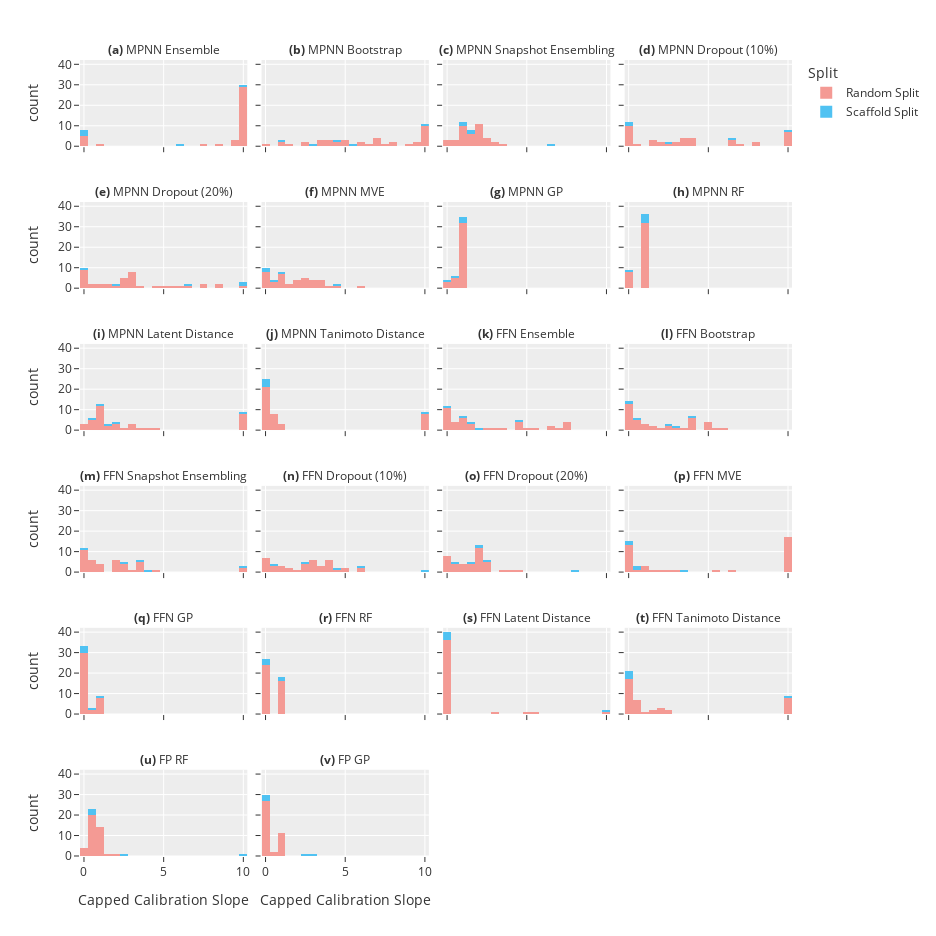

The notebook cell this image was saved under:
### Code cell
fig = px.histogram(evaluations_df,
             x="Capped Calibration Slope",
             color="Split",
             facet_col="Estimator",
                   facet_col_wrap=4,
             height=468*2,
             width=234*4,
            nbins=20,
             color_discrete_sequence=["#f49a94", "#50c2f2"],
             labels={"Calibrated NLL": "cNLL"})

fig.for_each_annotation(update_estimator_label)

fig.show()

### Figure 1 — Plotly figure (JSON) as saved in the notebook; plotly's stock layout.template omitted (floating-point values rounded to 4 significant figures)
{"data": [{"alignmentgroup": "True", "bingroup": "x", "hoverlabel": {"namelength": 0}, "hovertemplate": "Split=Random Split<br>Estimator=MPNN Ensemble<br>Capped Calibration Slope=%{x}<br>count=%{y}", "legendgroup": "Random Split", "marker": {"color": "#f49a94"}, "name": "Random Split", "nbinsx": 20, "offsetgroup": "Random Split", "orientation": "v", "showlegend": true, "type": "histogram", "x": [0.1128, 10, 10, 6.887e-10, 3.542e-10, 10, 10, 10, 10, 10, 10, 10, 10, 10, 10, 10, 3.153e-09, 10, 10, 10, 9.541, 3.114e-09, 8.282, 9.828, 10, 10, 10, 10, 10, 10, 10, 10, 1.001, 10, 7.434, 10, 10, 9.4, 9.686, 10], "xaxis": "x21", "yaxis": "y21"}, {"alignmentgroup": "True", "bingroup": "x", "hoverlabel": {"namelength": 0}, "hovertemplate": "Split=Random Split<br>Estimator=MPNN Bootstrap<br>Capped Calibration Slope=%{x}<br>count=%{y}", "legendgroup": "Random Split", "marker": {"color": "#f49a94"}, "name": "Random Split", "nbinsx": 20, "offsetgroup": "Random Split", "orientation": "v", "showlegend": false, "type": "histogram", "x": [2.252, 10, 10, 2.372, 3.982, 4.422, 0.8112, 10, 7.077, 10, 7.85, 3.371, 1.705, 4.316, 8.823, 9.545, 6.434, 7.611, 4.601e-10, 4.871, 4.09, 7.173, 4.969, 9.903, 9.398, 5.899, 6.128, 10, 10, 7.968, 7.24, 10, 4.003, 10, 3.595, 3.562, 1.004, 10, 5.073, 6.78], "xaxis": "x22", "yaxis": "y22"}, {"alignmentgroup": "True", "bingroup": "x", "hoverlabel": {"namelength": 0}, "hovertemplate": "Split=Random Split<br>Estimator=MPNN Snapshot Ensembling<br>Capped Calibration Slope=%{x}<br>count=%{y}", "legendgroup": "Random Split", "marker": {"color": "#f49a94"}, "name": "Random Split", "nbinsx": 20, "offsetgroup": "Random Split", "orientation": "v", "showlegend": false, "type": "histogram", "x": [2.477, 2.627, 3.582, 1.986, 1.686, 1.497, 0.9658, 2.369, 1.89, 2.302, 2.223, 0.9511, 0.6128, 1.987, 2.177, 3.097, 1.978, 2.181, 1.981, 1.724, 2.162, 1.013, 2.857, 1.316, 2.157, 2.157, 4.687e-09, 1.259, 2.482e-09, 1.106, 0.3542, 1.64e-09, 1, 1, 0.7091, 1, 0.8103, 1, 1, 1.345], "xaxis": "x23", "yaxis": "y23"}, {"alignmentgroup": "True", "bingroup": "x", "hoverlabel": {"namelength": 0}, "hovertemplate": "Split=Random Split<br>Estimator=MPNN Dropout (10%)<br>Capped Calibration Slope=%{x}<br>count=%{y}", "legendgroup": "Random Split", "marker": {"color": "#f49a94"}, "name": "Random Split", "nbinsx": 20, "offsetgroup": "Random Split", "orientation": "v", "showlegend": false, "type": "histogram", "x": [7.114e-10, 2.18, 1.674, 7.451e-09, 2.502e-09, 7.401e-10, 1.621e-09, 1.293e-09, 6.765, 6.296, 0.6819, 1.391, 1.47, 2.582e-09, 10, 6.477, 3.302, 7.979, 6.415, 8.094, 1.872, 4.193, 3.61e-09, 1.078e-09, 10, 4.122, 10, 10, 10, 10, 3.595e-10, 10, 3.2, 2.66, 4.219, 3.146, 3.264, 3.715, 3.571, 4.024], "xaxis": "x24", "yaxis": "y24"}, {"alignmentgroup": "True", "bingroup": "x", "hoverlabel": {"namelength": 0}, "hovertemplate": "Split=Random Split<br>Estimator=MPNN Dropout (20%)<br>Capped Calibration Slope=%{x}<br>count=%{y}", "legendgroup": "Random Split", "marker": {"color": "#f49a94"}, "name": "Random Split", "nbinsx": 20, "offsetgroup": "Random Split", "orientation": "v", "showlegend": false, "type": "histogram", "x": [8.833e-10, 3.217, 0.8853, 1.187e-09, 1.374e-09, 3.124, 5.823e-09, 1.475, 2.176, 3.651, 0.69, 0.6224, 2.424, 1.659, 2.469, 5.486, 4.614, 7.288, 2.528e-10, 6.55, 1.062e-09, 2.266, 1.796e-09, 1.949e-09, 3.176, 0.9451, 5.175, 10, 8.537, 7.43, 2.264e-09, 8.409, 3.137, 2.434, 3.129, 2.654, 3.09, 2.762, 3.208, 6.004], "xaxis": "x17", "yaxis": "y17"}, {"alignmentgroup": "True", "bingroup": "x", "hoverlabel": {"namelength": 0}, "hovertemplate": "Split=Random Split<br>Estimator=MPNN MVE<br>Capped Calibration Slope=%{x}<br>count=%{y}", "legendgroup": "Random Split", "marker": {"color": "#f49a94"}, "name": "Random Split", "nbinsx": 20, "offsetgroup": "Random Split", "orientation": "v", "showlegend": false, "type": "histogram", "x": [3.226e-09, 2.134, 4.083e-10, 8.977e-10, 0.9849, 3.145e-10, 1.214, 1.673, 2.374, 3.217, 0.907, 1.234, 3.411, 0.6101, 4.338, 2.48, 0.4831, 1.829e-09, 2.368e-09, 0.8152, 4.105e-10, 0.5862, 0.9328, 7.45e-09, 3.887, 2.707, 3.427, 0.8577, 3.39, 1.591, 2.939, 2.356, 2.181, 5.759, 3.491, 1.925, 2.731, 2.881, 2.085, 2.833], "xaxis": "x18", "yaxis": "y18"}, {"alignmentgroup": "True", "bingroup": "x", "hoverlabel": {"namelength": 0}, "hovertemplate": "Split=Random Split<br>Estimator=MPNN GP<br>Capped Calibration Slope=%{x}<br>count=%{y}", "legendgroup": "Random Split", "marker": {"color": "#f49a94"}, "name": "Random Split", "nbinsx": 20, "offsetgroup": "Random Split", "orientation": "v", "showlegend": false, "type": "histogram", "x": [1, 1, 1, 1, 1, 1, 1, 1, 0.6834, 0.6611, 1.311e-09, 0.7293, 1.036e-09, 7.449e-09, 0.6897, 0.7013, 1, 1, 1, 1, 1, 1, 1, 1, 0.9227, 0.9551, 0.937, 0.9413, 0.9335, 0.9292, 0.9419, 0.9339, 1, 1, 1, 1, 1, 1, 1, 1], "xaxis": "x19", "yaxis": "y19"}, {"alignmentgroup": "True", "bingroup": "x", "hoverlabel": {"namelength": 0}, "hovertemplate": "Split=Random Split<br>Estimator=MPNN RF<br>Capped Calibration Slope=%{x}<br>count=%{y}", "legendgroup": "Random Split", "marker": {"color": "#f49a94"}, "name": "Random Split", "nbinsx": 20, "offsetgroup": "Random Split", "orientation": "v", "showlegend": false, "type": "histogram", "x": [1, 1, 1, 1, 1, 1, 1, 1, 1, 1, 1, 1, 1, 1, 1, 1, 1, 1, 1, 1, 1, 1, 1, 1, 0.1033, 0.1127, 0.1066, 0.1092, 0.1064, 0.1064, 0.1069, 0.1105, 1, 1, 1, 1, 1, 1, 1, 1], "xaxis": "x20", "yaxis": "y20"}, {"alignmentgroup": "True", "bingroup": "x", "hoverlabel": {"namelength": 0}, "hovertemplate": "Split=Random Split<br>Estimator=MPNN Latent Distance<br>Capped Calibration Slope=%{x}<br>count=%{y}", "legendgroup": "Random Split", "marker": {"color": "#f49a94"}, "name": "Random Split", "nbinsx": 20, "offsetgroup": "Random Split", "orientation": "v", "showlegend": false, "type": "histogram", "x": [0.3759, 0.5851, 1.032, 0.6459, 0.8241, 0.1519, 0.05695, 1.203, 1.315, 4.265, 0.3414, 3.209, 2.464, 0.4563, 2.988, 3.814, 3.346, 1.155, 2.157, 2.119, 3.01, 1.725e-09, 1.417, 2.034, 10, 10, 10, 10, 10, 10, 10, 10, 1, 1, 1, 1, 1, 1, 1, 1], "xaxis": "x13", "yaxis": "y13"}, {"alignmentgroup": "True", "bingroup": "x", "hoverlabel": {"namelength": 0}, "hovertemplate": "Split=Random Split<br>Estimator=MPNN Tanimoto Distance<br>Capped Calibration Slope=%{x}<br>count=%{y}", "legendgroup": "Random Split", "marker": {"color": "#f49a94"}, "name": "Random Split", "nbinsx": 20, "offsetgroup": "Random Split", "orientation": "v", "showlegend": false, "type": "histogram", "x": [0.5713, 0.126, 0.1485, 0.06133, 0.05035, 0.1171, 0.09982, 0.1294, 0.3142, 0.3763, 0.3597, 0.4312, 0.2007, 0.2838, 0.5412, 0.324, 0.1038, 0.1351, 0.07711, 0.09434, 0.08532, 0.08168, 0.06275, 0.07735, 10, 10, 10, 10, 10, 10, 10, 10, 1, 3.096e-09, 4.992e-09, 5.558e-09, 1, 4.393e-09, 1, 4.927e-09], "xaxis": "x14", "yaxis": "y14"}, {"alignmentgroup": "True", "bingroup": "x", "hoverlabel": {"namelength": 0}, "hovertemplate": "Split=Random Split<br>Estimator=FFN Ensemble<br>Capped Calibration Slope=%{x}<br>count=%{y}", "legendgroup": "Random Split", "marker": {"color": "#f49a94"}, "name": "Random Split", "nbinsx": 20, "offsetgroup": "Random Split", "orientation": "v", "showlegend": false, "type": "histogram", "x": [4.768e-09, 1.156, 7.45e-09, 2.12e-09, 7.231e-09, 2.421e-09, 1.174, 0.1402, 4.961, 1.61, 7.403e-09, 3.368, 1.181, 7.45e-09, 1.605, 4.722, 7.35, 6.438, 6.385, 7.381, 7.547, 5.715, 7.085, 7.256, 0.6177, 8.219e-10, 0.4803, 1.687, 0.9989, 0.6008, 0.8362, 0.6491, 2.857, 1.075, 4.443, 2.401, 4.354, 4.554e-09, 8.369e-10, 4.423], "xaxis": "x15", "yaxis": "y15"}, {"alignmentgroup": "True", "bingroup": "x", "hoverlabel": {"namelength": 0}, "hovertemplate": "Split=Random Split<br>Estimator=FFN Bootstrap<br>Capped Calibration Slope=%{x}<br>count=%{y}", "legendgroup": "Random Split", "marker": {"color": "#f49a94"}, "name": "Random Split", "nbinsx": 20, "offsetgroup": "Random Split", "orientation": "v", "showlegend": false, "type": "histogram", "x": [2.387e-09, 4.582e-09, 7.45e-09, 1.59e-09, 7.45e-09, 0.5933, 7.451e-09, 3.736e-09, 2.257, 1.266, 3.306, 0.8359, 0.3197, 3.037e-09, 0.1592, 2.905, 4.79, 2.183, 5.029, 5.015, 5.305, 4.96e-10, 5.214, 6.07, 1.504, 4.553e-09, 0.6427, 0.95, 0.3758, 3.581e-05, 0.3762, 1.19, 4.077, 3.898, 3.986, 3.834, 1.713e-10, 2.696, 4.115, 4.068], "xaxis": "x16", "yaxis": "y16"}, {"alignmentgroup": "True", "bingroup": "x", "hoverlabel": {"namelength": 0}, "hovertemplate": "Split=Random Split<br>Estimator=FFN Snapshot Ensembling<br>Capped Calibration Slope=%{x}<br>count=%{y}", "legendgroup": "Random Split", "marker": {"color": "#f49a94"}, "name": "Random Split", "nbinsx": 20, "offsetgroup": "Random Split", "orientation": "v", "showlegend": false, "type": "histogram", "x": [0.4099, 0.3302, 2.861, 1.25, 0.7424, 2.012, 4.286, 0.3288, 10, 0.3678, 0.7596, 10, 3.601, 2.377, 1.087, 3.68, 6.209e-09, 1.488e-09, 1.974e-09, 5.666e-10, 4.636e-09, 3.235e-09, 2.754e-09, 1.155e-08, 2.084, 3.411, 0.9618, 3.59, 2.501, 3.543, 2.138, 2.442, 1.616e-09, 1.32e-09, 2.184, 1.076e-09, 1.818, 2.2, 0.6662, 2.394], "xaxis": "x9", "yaxis": "y9"}, {"alignmentgroup": "True", "bingroup": "x", "hoverlabel": {"namelength": 0}, "hovertemplate": "Split=Random Split<br>Estimator=FFN Dropout (10%)<br>Capped Calibration Slope=%{x}<br>count=%{y}", "legendgroup": "Random Split", "marker": {"color": "#f49a94"}, "name": "Random Split", "nbinsx": 20, "offsetgroup": "Random Split", "orientation": "v", "showlegend": false, "type": "histogram", "x": [0.236, 1.384, 1.639, 0.5855, 0.9202, 7.449e-09, 0.9324, 1.075, 3.581, 0.3321, 0.6358, 2.584, 1.861, 1.589e-09, 2.964, 4.408, 3.683, 6.193, 1.237e-09, 2.104e-09, 5.975, 2.807, 4.087, 5.129, 2.377, 3.768, 3.111, 2.554, 2.928, 3.784, 3.98, 2.831, 4.15, 4.077, 3.555, 3.105, 1.236e-09, 0.1196, 2.432, 4.807], "xaxis": "x10", "yaxis": "y10"}, {"alignmentgroup": "True", "bingroup": "x", "hoverlabel": {"namelength": 0}, "hovertemplate": "Split=Random Split<br>Estimator=FFN Dropout (20%)<br>Capped Calibration Slope=%{x}<br>count=%{y}", "legendgroup": "Random Split", "marker": {"color": "#f49a94"}, "name": "Random Split", "nbinsx": 20, "offsetgroup": "Random Split", "orientation": "v", "showlegend": false, "type": "histogram", "x": [4.733e-09, 0.6471, 7.45e-09, 7.451e-09, 6.198e-09, 6.874e-09, 0.3664, 0.8705, 3.785, 0.9331, 3.652e-09, 1.317, 0.5128, 0.483, 0.08033, 2.238, 2.672, 1.124, 3.67, 2.697, 2.071, 1.806, 4.505, 1.618, 2.178, 2.126, 1.97, 2.153, 2.343, 2.538, 2.039, 1.134, 2.042, 1.82e-10, 2.057, 1.602, 1.728, 1.999, 1.896, 2.459], "xaxis": "x11", "yaxis": "y11"}, {"alignmentgroup": "True", "bingroup": "x", "hoverlabel": {"namelength": 0}, "hovertemplate": "Split=Random Split<br>Estimator=FFN MVE<br>Capped Calibration Slope=%{x}<br>count=%{y}", "legendgroup": "Random Split", "marker": {"color": "#f49a94"}, "name": "Random Split", "nbinsx": 20, "offsetgroup": "Random Split", "orientation": "v", "showlegend": false, "type": "histogram", "x": [0.2195, 0.07945, 0.2255, 0.09538, 1.891, 0.1086, 0.1171, 0.09644, 1.22, 2.93, 0.4219, 0.8566, 1.568, 1.608e-09, 2.406, 1.035, 10, 10, 10, 2.43e-09, 5.441, 10, 6.454, 10, 10, 10, 10, 10, 10, 10, 10, 10, 10, 1.413e-09, 10, 2.564e-09, 10, 3.276e-09, 3.223e-09, 10], "xaxis": "x12", "yaxis": "y12"}, {"alignmentgroup": "True", "bingroup": "x", "hoverlabel": {"namelength": 0}, "hovertemplate": "Split=Random Split<br>Estimator=FFN GP<br>Capped Calibration Slope=%{x}<br>count=%{y}", "legendgroup": "Random Split", "marker": {"color": "#f49a94"}, "name": "Random Split", "nbinsx": 20, "offsetgroup": "Random Split", "orientation": "v", "showlegend": false, "type": "histogram", "x": [3.447e-09, 7.446e-09, 4.411e-09, 5.578e-09, 7.43e-09, 6.106e-09, 7.447e-09, 5.581e-09, 0.03929, 6.156e-09, 0.07605, 6.761e-09, 0.2818, 1.424e-09, 2.933e-10, 5.374e-09, 2.996e-10, 1.328e-09, 2.089e-09, 1.533e-09, 2.582e-09, 7.429e-09, 7.451e-09, 0.5743, 7.223e-09, 0.0002523, 1.816e-09, 3.874e-09, 3.767e-09, 3.385e-10, 1.967e-07, 0.0002217, 1, 1, 1, 1, 1, 1, 1, 1], "xaxis": "x5", "yaxis": "y5"}, {"alignmentgroup": "True", "bingroup": "x", "hoverlabel": {"namelength": 0}, "hovertemplate": "Split=Random Split<br>Estimator=FFN RF<br>Capped Calibration Slope=%{x}<br>count=%{y}", "legendgroup": "Random Split", "marker": {"color": "#f49a94"}, "name": "Random Split", "nbinsx": 20, "offsetgroup": "Random Split", "orientation": "v", "showlegend": false, "type": "histogram", "x": [0.1601, 0.145, 0.1449, 0.2148, 0.1665, 0.1537, 0.1504, 0.147, 0.1314, 0.1391, 0.126, 0.1448, 0.1445, 0.1346, 0.1371, 0.1341, 1, 1, 1, 1, 1, 1, 1, 1, 0.1442, 0.1457, 0.1439, 0.1434, 0.1488, 0.1408, 0.1406, 0.145, 1, 1, 1, 1, 1, 1, 1, 1], "xaxis": "x6", "yaxis": "y6"}, {"alignmentgroup": "True", "bingroup": "x", "hoverlabel": {"namelength": 0}, "hovertemplate": "Split=Random Split<br>Estimator=FFN Latent Distance<br>Capped Calibration Slope=%{x}<br>count=%{y}", "legendgroup": "Random Split", "marker": {"color": "#f49a94"}, "name": "Random Split", "nbinsx": 20, "offsetgroup": "Random Split", "orientation": "v", "showlegend": false, "type": "histogram", "x": [8.979e-05, 0.001963, 4.035e-05, 7.451e-09, 1.031e-09, 0.00171, 0.0005181, 7.45e-09, 0.04566, 0.02244, 0.002056, 0.03546, 0.01634, 7.451e-09, 0.01222, 0.04315, 0.002915, 0.001993, 0.002344, 0.002557, 0.003763, 0.00189, 0.002312, 0.002739, 4.929, 6.217e-09, 0.1107, 10, 1.252e-09, 5.441, 3.226, 0.01805, 0.001369, 0.000959, 0.001331, 0.001431, 0.001252, 0.001019, 0.001174, 0.001332], "xaxis": "x7", "yaxis": "y7"}, {"alignmentgroup": "True", "bingroup": "x", "hoverlabel": {"namelength": 0}, "hovertemplate": "Split=Random Split<br>Estimator=FFN Tanimoto Distance<br>Capped Calibration Slope=%{x}<br>count=%{y}", "legendgroup": "Random Split", "marker": {"color": "#f49a94"}, "name": "Random Split", "nbinsx": 20, "offsetgroup": "Random Split", "orientation": "v", "showlegend": false, "type": "histogram", "x": [0.3058, 0.5, 0.6455, 0.3001, 0.1381, 0.4496, 0.5327, 0.4473, 2.209, 1.724, 2.268, 2.663, 1.228, 1.67, 2.18, 2.047, 0.1851, 0.2331, 0.1691, 0.195, 0.2018, 0.206, 0.2195, 0.2098, 10, 10, 10, 10, 10, 10, 10, 10, 0.1396, 0.1112, 0.121, 0.1112, 0.1252, 0.09609, 0.1322, 0.1281], "xaxis": "x8", "yaxis": "y8"}, {"alignmentgroup": "True", "bingroup": "x", "hoverlabel": {"namelength": 0}, "hovertemplate": "Split=Random Split<br>Estimator=FP RF<br>Capped Calibration Slope=%{x}<br>count=%{y}", "legendgroup": "Random Split", "marker": {"color": "#f49a94"}, "name": "Random Split", "nbinsx": 20, "offsetgroup": "Random Split", "orientation": "v", "showlegend": false, "type": "histogram", "x": [0.2829, 0.9532, 0.1237, 5.596e-09, 0.4724, 0.7824, 0.9116, 0.5242, 0.03094, 0.6422, 1.183, 0.8672, 0.5844, 1.998, 1.44, 0.01233, 0.9779, 0.9123, 1, 0.7873, 0.9917, 0.9694, 0.9276, 0.8894, 0.6345, 0.5145, 0.4779, 0.4985, 0.3331, 0.4906, 0.2642, 0.6369, 0.7295, 0.7052, 0.7274, 0.7433, 0.7032, 0.5886, 0.787, 0.7154], "xaxis": "x", "yaxis": "y"}, {"alignmentgroup": "True", "bingroup": "x", "hoverlabel": {"namelength": 0}, "hovertemplate": "Split=Random Split<br>Estimator=FP GP<br>Capped Calibration Slope=%{x}<br>count=%{y}", "legendgroup": "Random Split", "marker": {"color": "#f49a94"}, "name": "Random Split", "nbinsx": 20, "offsetgroup": "Random Split", "orientation": "v", "showlegend": false, "type": "histogram", "x": [7.451e-09, 7.45e-09, 3.475e-09, 4.657e-09, 6.251e-09, 7.451e-09, 7.451e-09, 5.784e-09, 0.7634, 0.8177, 0.5749, 0.6719, 0.02568, 7.45e-09, 0.2313, 0.8467, 3.035e-09, 6.401e-09, 7.855e-10, 6.853e-09, 3.005e-09, 7.419e-09, 3.045e-09, 7.375e-10, 1.739e-06, 1.938e-09, 7.235e-10, 5.35e-09, 5.689e-08, 1.21e-09, 1.111e-09, 1.694e-06, 1, 1, 1, 1, 1, 1, 1, 1], "xaxis": "x2", "yaxis": "y2"}, {"alignmentgroup": "True", "bingroup": "x", "hoverlabel": {"namelength": 0}, "hovertemplate": "Split=Scaffold Split<br>Estimator=MPNN Ensemble<br>Capped Calibration Slope=%{x}<br>count=%{y}", "legendgroup": "Scaffold Split", "marker": {"color": "#50c2f2"}, "name": "Scaffold Split", "nbinsx": 20, "offsetgroup": "Scaffold Split", "orientation": "v", "showlegend": true, "type": "histogram", "x": [10, 6.08, 3.807e-09, 9.157e-10, 1.622e-09], "xaxis": "x21", "yaxis": "y21"}, {"alignmentgroup": "True", "bingroup": "x", "hoverlabel": {"namelength": 0}, "hovertemplate": "Split=Scaffold Split<br>Estimator=MPNN Bootstrap<br>Capped Calibration Slope=%{x}<br>count=%{y}", "legendgroup": "Scaffold Split", "marker": {"color": "#50c2f2"}, "name": "Scaffold Split", "nbinsx": 20, "offsetgroup": "Scaffold Split", "orientation": "v", "showlegend": false, "type": "histogram", "x": [4.379, 1.191, 3.052, 5.72, 10], "xaxis": "x22", "yaxis": "y22"}, {"alignmentgroup": "True", "bingroup": "x", "hoverlabel": {"namelength": 0}, "hovertemplate": "Split=Scaffold Split<br>Estimator=MPNN Snapshot Ensembling<br>Capped Calibration Slope=%{x}<br>count=%{y}", "legendgroup": "Scaffold Split", "marker": {"color": "#50c2f2"}, "name": "Scaffold Split", "nbinsx": 20, "offsetgroup": "Scaffold Split", "orientation": "v", "showlegend": false, "type": "histogram", "x": [1.312, 6.449, 1.609, 1.068, 1.128], "xaxis": "x23", "yaxis": "y23"}, {"alignmentgroup": "True", "bingroup": "x", "hoverlabel": {"namelength": 0}, "hovertemplate": "Split=Scaffold Split<br>Estimator=MPNN Dropout (10%)<br>Capped Calibration Slope=%{x}<br>count=%{y}", "legendgroup": "Scaffold Split", "marker": {"color": "#50c2f2"}, "name": "Scaffold Split", "nbinsx": 20, "offsetgroup": "Scaffold Split", "orientation": "v", "showlegend": false, "type": "histogram", "x": [6.567, 10, 2.663, 3.739e-09, 1.014e-09], "xaxis": "x24", "yaxis": "y24"}, {"alignmentgroup": "True", "bingroup": "x", "hoverlabel": {"namelength": 0}, "hovertemplate": "Split=Scaffold Split<br>Estimator=MPNN Dropout (20%)<br>Capped Calibration Slope=%{x}<br>count=%{y}", "legendgroup": "Scaffold Split", "marker": {"color": "#50c2f2"}, "name": "Scaffold Split", "nbinsx": 20, "offsetgroup": "Scaffold Split", "orientation": "v", "showlegend": false, "type": "histogram", "x": [6.681, 10, 2.217e-09, 2.236, 10], "xaxis": "x17", "yaxis": "y17"}, {"alignmentgroup": "True", "bingroup": "x", "hoverlabel": {"namelength": 0}, "hovertemplate": "Split=Scaffold Split<br>Estimator=MPNN MVE<br>Capped Calibration Slope=%{x}<br>count=%{y}", "legendgroup": "Scaffold Split", "marker": {"color": "#50c2f2"}, "name": "Scaffold Split", "nbinsx": 20, "offsetgroup": "Scaffold Split", "orientation": "v", "showlegend": false, "type": "histogram", "x": [2.361e-09, 4.54, 1.12, 0.5789, 1.777e-09], "xaxis": "x18", "yaxis": "y18"}, {"alignmentgroup": "True", "bingroup": "x", "hoverlabel": {"namelength": 0}, "hovertemplate": "Split=Scaffold Split<br>Estimator=MPNN GP<br>Capped Calibration Slope=%{x}<br>count=%{y}", "legendgroup": "Scaffold Split", "marker": {"color": "#50c2f2"}, "name": "Scaffold Split", "nbinsx": 20, "offsetgroup": "Scaffold Split", "orientation": "v", "showlegend": false, "type": "histogram", "x": [7.059e-09, 0.5435, 1, 0.8544, 1], "xaxis": "x19", "yaxis": "y19"}, {"alignmentgroup": "True", "bingroup": "x", "hoverlabel": {"namelength": 0}, "hovertemplate": "Split=Scaffold Split<br>Estimator=MPNN RF<br>Capped Calibration Slope=%{x}<br>count=%{y}", "legendgroup": "Scaffold Split", "marker": {"color": "#50c2f2"}, "name": "Scaffold Split", "nbinsx": 20, "offsetgroup": "Scaffold Split", "orientation": "v", "showlegend": false, "type": "histogram", "x": [1, 1, 1, 0.1301, 1], "xaxis": "x20", "yaxis": "y20"}, {"alignmentgroup": "True", "bingroup": "x", "hoverlabel": {"namelength": 0}, "hovertemplate": "Split=Scaffold Split<br>Estimator=MPNN Latent Distance<br>Capped Calibration Slope=%{x}<br>count=%{y}", "legendgroup": "Scaffold Split", "marker": {"color": "#50c2f2"}, "name": "Scaffold Split", "nbinsx": 20, "offsetgroup": "Scaffold Split", "orientation": "v", "showlegend": false, "type": "histogram", "x": [0.4034, 1.128, 2.049, 10, 1.263], "xaxis": "x13", "yaxis": "y13"}, {"alignmentgroup": "True", "bingroup": "x", "hoverlabel": {"namelength": 0}, "hovertemplate": "Split=Scaffold Split<br>Estimator=MPNN Tanimoto Distance<br>Capped Calibration Slope=%{x}<br>count=%{y}", "legendgroup": "Scaffold Split", "marker": {"color": "#50c2f2"}, "name": "Scaffold Split", "nbinsx": 20, "offsetgroup": "Scaffold Split", "orientation": "v", "showlegend": false, "type": "histogram", "x": [0.2076, 7.448e-09, 0.1017, 10, 0.1118], "xaxis": "x14", "yaxis": "y14"}, {"alignmentgroup": "True", "bingroup": "x", "hoverlabel": {"namelength": 0}, "hovertemplate": "Split=Scaffold Split<br>Estimator=FFN Ensemble<br>Capped Calibration Slope=%{x}<br>count=%{y}", "legendgroup": "Scaffold Split", "marker": {"color": "#50c2f2"}, "name": "Scaffold Split", "nbinsx": 20, "offsetgroup": "Scaffold Split", "orientation": "v", "showlegend": false, "type": "histogram", "x": [4.804e-09, 1.56, 2.017, 1.047, 4.626], "xaxis": "x15", "yaxis": "y15"}, {"alignmentgroup": "True", "bingroup": "x", "hoverlabel": {"namelength": 0}, "hovertemplate": "Split=Scaffold Split<br>Estimator=FFN Bootstrap<br>Capped Calibration Slope=%{x}<br>count=%{y}", "legendgroup": "Scaffold Split", "marker": {"color": "#50c2f2"}, "name": "Scaffold Split", "nbinsx": 20, "offsetgroup": "Scaffold Split", "orientation": "v", "showlegend": false, "type": "histogram", "x": [1.908e-09, 4.208, 3.018, 0.3339, 2.394], "xaxis": "x16", "yaxis": "y16"}, {"alignmentgroup": "True", "bingroup": "x", "hoverlabel": {"namelength": 0}, "hovertemplate": "Split=Scaffold Split<br>Estimator=FFN Snapshot Ensembling<br>Capped Calibration Slope=%{x}<br>count=%{y}", "legendgroup": "Scaffold Split", "marker": {"color": "#50c2f2"}, "name": "Scaffold Split", "nbinsx": 20, "offsetgroup": "Scaffold Split", "orientation": "v", "showlegend": false, "type": "histogram", "x": [4.083, 10, 2.293e-09, 3.674, 2.448], "xaxis": "x9", "yaxis": "y9"}, {"alignmentgroup": "True", "bingroup": "x", "hoverlabel": {"namelength": 0}, "hovertemplate": "Split=Scaffold Split<br>Estimator=FFN Dropout (10%)<br>Capped Calibration Slope=%{x}<br>count=%{y}", "legendgroup": "Scaffold Split", "marker": {"color": "#50c2f2"}, "name": "Scaffold Split", "nbinsx": 20, "offsetgroup": "Scaffold Split", "orientation": "v", "showlegend": false, "type": "histogram", "x": [0.5419, 5.843, 4.467, 2.49, 10], "xaxis": "x10", "yaxis": "y10"}, {"alignmentgroup": "True", "bingroup": "x", "hoverlabel": {"namelength": 0}, "hovertemplate": "Split=Scaffold Split<br>Estimator=FFN Dropout (20%)<br>Capped Calibration Slope=%{x}<br>count=%{y}", "legendgroup": "Scaffold Split", "marker": {"color": "#50c2f2"}, "name": "Scaffold Split", "nbinsx": 20, "offsetgroup": "Scaffold Split", "orientation": "v", "showlegend": false, "type": "histogram", "x": [0.3554, 1.86, 2.72, 1.32, 8.095], "xaxis": "x11", "yaxis": "y11"}, {"alignmentgroup": "True", "bingroup": "x", "hoverlabel": {"namelength": 0}, "hovertemplate": "Split=Scaffold Split<br>Estimator=FFN MVE<br>Capped Calibration Slope=%{x}<br>count=%{y}", "legendgroup": "Scaffold Split", "marker": {"color": "#50c2f2"}, "name": "Scaffold Split", "nbinsx": 20, "offsetgroup": "Scaffold Split", "orientation": "v", "showlegend": false, "type": "histogram", "x": [3.251e-09, 6.448e-09, 3.295, 0.4444, 0.3426], "xaxis": "x12", "yaxis": "y12"}, {"alignmentgroup": "True", "bingroup": "x", "hoverlabel": {"namelength": 0}, "hovertemplate": "Split=Scaffold Split<br>Estimator=FFN GP<br>Capped Calibration Slope=%{x}<br>count=%{y}", "legendgroup": "Scaffold Split", "marker": {"color": "#50c2f2"}, "name": "Scaffold Split", "nbinsx": 20, "offsetgroup": "Scaffold Split", "orientation": "v", "showlegend": false, "type": "histogram", "x": [5.933e-09, 0.5072, 2e-09, 0.0007891, 1], "xaxis": "x5", "yaxis": "y5"}, {"alignmentgroup": "True", "bingroup": "x", "hoverlabel": {"namelength": 0}, "hovertemplate": "Split=Scaffold Split<br>Estimator=FFN RF<br>Capped Calibration Slope=%{x}<br>count=%{y}", "legendgroup": "Scaffold Split", "marker": {"color": "#50c2f2"}, "name": "Scaffold Split", "nbinsx": 20, "offsetgroup": "Scaffold Split", "orientation": "v", "showlegend": false, "type": "histogram", "x": [0.1553, 0.1258, 1, 0.1502, 1], "xaxis": "x6", "yaxis": "y6"}, {"alignmentgroup": "True", "bingroup": "x", "hoverlabel": {"namelength": 0}, "hovertemplate": "Split=Scaffold Split<br>Estimator=FFN Latent Distance<br>Capped Calibration Slope=%{x}<br>count=%{y}", "legendgroup": "Scaffold Split", "marker": {"color": "#50c2f2"}, "name": "Scaffold Split", "nbinsx": 20, "offsetgroup": "Scaffold Split", "orientation": "v", "showlegend": false, "type": "histogram", "x": [7.311e-09, 0.06459, 0.0008121, 10, 0.0007998], "xaxis": "x7", "yaxis": "y7"}, {"alignmentgroup": "True", "bingroup": "x", "hoverlabel": {"namelength": 0}, "hovertemplate": "Split=Scaffold Split<br>Estimator=FFN Tanimoto Distance<br>Capped Calibration Slope=%{x}<br>count=%{y}", "legendgroup": "Scaffold Split", "marker": {"color": "#50c2f2"}, "name": "Scaffold Split", "nbinsx": 20, "offsetgroup": "Scaffold Split", "orientation": "v", "showlegend": false, "type": "histogram", "x": [0.2079, 3.402e-09, 0.1323, 10, 0.1906], "xaxis": "x8", "yaxis": "y8"}, {"alignmentgroup": "True", "bingroup": "x", "hoverlabel": {"namelength": 0}, "hovertemplate": "Split=Scaffold Split<br>Estimator=FP RF<br>Capped Calibration Slope=%{x}<br>count=%{y}", "legendgroup": "Scaffold Split", "marker": {"color": "#50c2f2"}, "name": "Scaffold Split", "nbinsx": 20, "offsetgroup": "Scaffold Split", "orientation": "v", "showlegend": false, "type": "histogram", "x": [0.2722, 10, 0.4666, 0.5502, 2.345], "xaxis": "x", "yaxis": "y"}, {"alignmentgroup": "True", "bingroup": "x", "hoverlabel": {"namelength": 0}, "hovertemplate": "Split=Scaffold Split<br>Estimator=FP GP<br>Capped Calibration Slope=%{x}<br>count=%{y}", "legendgroup": "Scaffold Split", "marker": {"color": "#50c2f2"}, "name": "Scaffold Split", "nbinsx": 20, "offsetgroup": "Scaffold Split", "orientation": "v", "showlegend": false, "type": "histogram", "x": [3.413e-09, 2.697, 9.217e-09, 3.592e-08, 3.188], "xaxis": "x2", "yaxis": "y2"}], "layout": {"annotations": [{"font": {}, "showarrow": false, "text": "<b>(u)</b> FP RF", "x": 0.1175, "xanchor": "center", "xref": "paper", "y": 0.1083, "yanchor": "bottom", "yref": "paper"}, {"font": {}, "showarrow": false, "text": "<b>(v)</b> FP GP", "x": 0.3725, "xanchor": "center", "xref": "paper", "y": 0.1083, "yanchor": "bottom", "yref": "paper"}, {"font": {}, "showarrow": false, "text": "<b>(q)</b> FFN GP", "x": 0.1175, "xanchor": "center", "xref": "paper", "y": 0.2867, "yanchor": "bottom", "yref": "paper"}, {"font": {}, "showarrow": false, "text": "<b>(r)</b> FFN RF", "x": 0.3725, "xanchor": "center", "xref": "paper", "y": 0.2867, "yanchor": "bottom", "yref": "paper"}, {"font": {}, "showarrow": false, "text": "<b>(s)</b> FFN Latent Distance", "x": 0.6275, "xanchor": "center", "xref": "paper", "y": 0.2867, "yanchor": "bottom", "yref": "paper"}, {"font": {}, "showarrow": false, "text": "<b>(t)</b> FFN Tanimoto Distance", "x": 0.8825, "xanchor": "center", "xref": "paper", "y": 0.2867, "yanchor": "bottom", "yref": "paper"}, {"font": {}, "showarrow": false, "text": "<b>(m)</b> FFN Snapshot Ensembling", "x": 0.1175, "xanchor": "center", "xref": "paper", "y": 0.465, "yanchor": "bottom", "yref": "paper"}, {"font": {}, "showarrow": false, "text": "<b>(n)</b> FFN Dropout (10%)", "x": 0.3725, "xanchor": "center", "xref": "paper", "y": 0.465, "yanchor": "bottom", "yref": "paper"}, {"font": {}, "showarrow": false, "text": "<b>(o)</b> FFN Dropout (20%)", "x": 0.6275, "xanchor": "center", "xref": "paper", "y": 0.465, "yanchor": "bottom", "yref": "paper"}, {"font": {}, "showarrow": false, "text": "<b>(p)</b> FFN MVE", "x": 0.8825, "xanchor": "center", "xref": "paper", "y": 0.465, "yanchor": "bottom", "yref": "paper"}, {"font": {}, "showarrow": false, "text": "<b>(i)</b> MPNN Latent Distance", "x": 0.1175, "xanchor": "center", "xref": "paper", "y": 0.6433, "yanchor": "bottom", "yref": "paper"}, {"font": {}, "showarrow": false, "text": "<b>(j)</b> MPNN Tanimoto Distance", "x": 0.3725, "xanchor": "center", "xref": "paper", "y": 0.6433, "yanchor": "bottom", "yref": "paper"}, {"font": {}, "showarrow": false, "text": "<b>(k)</b> FFN Ensemble", "x": 0.6275, "xanchor": "center", "xref": "paper", "y": 0.6433, "yanchor": "bottom", "yref": "paper"}, {"font": {}, "showarrow": false, "text": "<b>(l)</b> FFN Bootstrap", "x": 0.8825, "xanchor": "center", "xref": "paper", "y": 0.6433, "yanchor": "bottom", "yref": "paper"}, {"font": {}, "showarrow": false, "text": "<b>(e)</b> MPNN Dropout (20%)", "x": 0.1175, "xanchor": "center", "xref": "paper", "y": 0.8217, "yanchor": "bottom", "yref": "paper"}, {"font": {}, "showarrow": false, "text": "<b>(f)</b> MPNN MVE", "x": 0.3725, "xanchor": "center", "xref": "paper", "y": 0.8217, "yanchor": "bottom", "yref": "paper"}, {"font": {}, "showarrow": false, "text": "<b>(g)</b> MPNN GP", "x": 0.6275, "xanchor": "center", "xref": "paper", "y": 0.8217, "yanchor": "bottom", "yref": "paper"}, {"font": {}, "showarrow": false, "text": "<b>(h)</b> MPNN RF", "x": 0.8825, "xanchor": "center", "xref": "paper", "y": 0.8217, "yanchor": "bottom", "yref": "paper"}, {"font": {}, "showarrow": false, "text": "<b>(a)</b> MPNN Ensemble", "x": 0.1175, "xanchor": "center", "xref": "paper", "y": 1.0, "yanchor": "bottom", "yref": "paper"}, {"font": {}, "showarrow": false, "text": "<b>(b)</b> MPNN Bootstrap", "x": 0.3725, "xanchor": "center", "xref": "paper", "y": 1.0, "yanchor": "bottom", "yref": "paper"}, {"font": {}, "showarrow": false, "text": "<b>(c)</b> MPNN Snapshot Ensembling", "x": 0.6275, "xanchor": "center", "xref": "paper", "y": 1.0, "yanchor": "bottom", "yref": "paper"}, {"font": {}, "showarrow": false, "text": "<b>(d)</b> MPNN Dropout (10%)", "x": 0.8825, "xanchor": "center", "xref": "paper", "y": 1.0, "yanchor": "bottom", "yref": "paper"}], "barmode": "relative", "height": 936, "legend": {"title": {"text": "Split"}, "tracegroupgap": 0}, "margin": {"t": 60}, "width": 936, "xaxis": {"anchor": "y", "domain": [0, 0.235], "title": {"text": "Capped Calibration Slope"}}, "xaxis10": {"anchor": "y10", "domain": [0.255, 0.49], "matches": "x", "showticklabels": false}, "xaxis11": {"anchor": "y11", "domain": [0.51, 0.745], "matches": "x", "showticklabels": false}, "xaxis12": {"anchor": "y12", "domain": [0.765, 1.0], "matches": "x", "showticklabels": false}, "xaxis13": {"anchor": "y13", "domain": [0, 0.235], "matches": "x", "showticklabels": false}, "xaxis14": {"anchor": "y14", "domain": [0.255, 0.49], "matches": "x", "showticklabels": false}, "xaxis15": {"anchor": "y15", "domain": [0.51, 0.745], "matches": "x", "showticklabels": false}, "xaxis16": {"anchor": "y16", "domain": [0.765, 1.0], "matches": "x", "showticklabels": false}, "xaxis17": {"anchor": "y17", "domain": [0, 0.235], "matches": "x", "showticklabels": false}, "xaxis18": {"anchor": "y18", "domain": [0.255, 0.49], "matches": "x", "showticklabels": false}, "xaxis19": {"anchor": "y19", "domain": [0.51, 0.745], "matches": "x", "showticklabels": false}, "xaxis2": {"anchor": "y2", "domain": [0.255, 0.49], "matches": "x", "title": {"text": "Capped Calibration Slope"}}, "xaxis20": {"anchor": "y20", "domain": [0.765, 1.0], "matches": "x", "showticklabels": false}, "xaxis21": {"anchor": "y21", "domain": [0, 0.235], "matches": "x", "showticklabels": false}, "xaxis22": {"anchor": "y22", "domain": [0.255, 0.49], "matches": "x", "showticklabels": false}, "xaxis23": {"anchor": "y23", "domain": [0.51, 0.745], "matches": "x", "showticklabels": false}, "xaxis24": {"anchor": "y24", "domain": [0.765, 1.0], "matches": "x", "showticklabels": false}, "xaxis3": {"anchor": "y3", "domain": [0.51, 0.745], "matches": "x", "title": {"text": "Capped Calibration Slope"}}, "xaxis4": {"anchor": "y4", "domain": [0.765, 1.0], "matches": "x", "title": {"text": "Capped Calibration Slope"}}, "xaxis5": {"anchor": "y5", "domain": [0, 0.235], "matches": "x", "showticklabels": false}, "xaxis6": {"anchor": "y6", "domain": [0.255, 0.49], "matches": "x", "showticklabels": false}, "xaxis7": {"anchor": "y7", "domain": [0.51, 0.745], "matches": "x", "showticklabels": false}, "xaxis8": {"anchor": "y8", "domain": [0.765, 1.0], "matches": "x", "showticklabels": false}, "xaxis9": {"anchor": "y9", "domain": [0, 0.235], "matches": "x", "showticklabels": false}, "yaxis": {"anchor": "x", "domain": [0, 0.1083], "title": {"text": "count"}}, "yaxis10": {"anchor": "x10", "domain": [0.3567, 0.465], "matches": "y", "showticklabels": false}, "yaxis11": {"anchor": "x11", "domain": [0.3567, 0.465], "matches": "y", "showticklabels": false}, "yaxis12": {"anchor": "x12", "domain": [0.3567, 0.465], "matches": "y", "showticklabels": false}, "yaxis13": {"anchor": "x13", "domain": [0.535, 0.6433], "matches": "y", "title": {"text": "count"}}, "yaxis14": {"anchor": "x14", "domain": [0.535, 0.6433], "matches": "y", "showticklabels": false}, "yaxis15": {"anchor": "x15", "domain": [0.535, 0.6433], "matches": "y", "showticklabels": false}, "yaxis16": {"anchor": "x16", "domain": [0.535, 0.6433], "matches": "y", "showticklabels": false}, "yaxis17": {"anchor": "x17", "domain": [0.7133, 0.8217], "matches": "y", "title": {"text": "count"}}, "yaxis18": {"anchor": "x18", "domain": [0.7133, 0.8217], "matches": "y", "showticklabels": false}, "yaxis19": {"anchor": "x19", "domain": [0.7133, 0.8217], "matches": "y", "showticklabels": false}, "yaxis2": {"anchor": "x2", "domain": [0, 0.1083], "matches": "y", "showticklabels": false}, "yaxis20": {"anchor": "x20", "domain": [0.7133, 0.8217], "matches": "y", "showticklabels": false}, "yaxis21": {"anchor": "x21", "domain": [0.8917, 1.0], "matches": "y", "title": {"text": "count"}}, "yaxis22": {"anchor": "x22", "domain": [0.8917, 1.0], "matches": "y", "showticklabels": false}, "yaxis23": {"anchor": "x23", "domain": [0.8917, 1.0], "matches": "y", "showticklabels": false}, "yaxis24": {"anchor": "x24", "domain": [0.8917, 1.0], "matches": "y", "showticklabels": false}, "yaxis3": {"anchor": "x3", "domain": [0, 0.1083], "matches": "y", "showticklabels": false}, "yaxis4": {"anchor": "x4", "domain": [0, 0.1083], "matches": "y", "showticklabels": false}, "yaxis5": {"anchor": "x5", "domain": [0.1783, 0.2867], "matches": "y", "title": {"text": "count"}}, "yaxis6": {"anchor": "x6", "domain": [0.1783, 0.2867], "matches": "y", "showticklabels": false}, "yaxis7": {"anchor": "x7", "domain": [0.1783, 0.2867], "matches": "y", "showticklabels": false}, "yaxis8": {"anchor": "x8", "domain": [0.1783, 0.2867], "matches": "y", "showticklabels": false}, "yaxis9": {"anchor": "x9", "domain": [0.3567, 0.465], "matches": "y", "title": {"text": "count"}}}}
